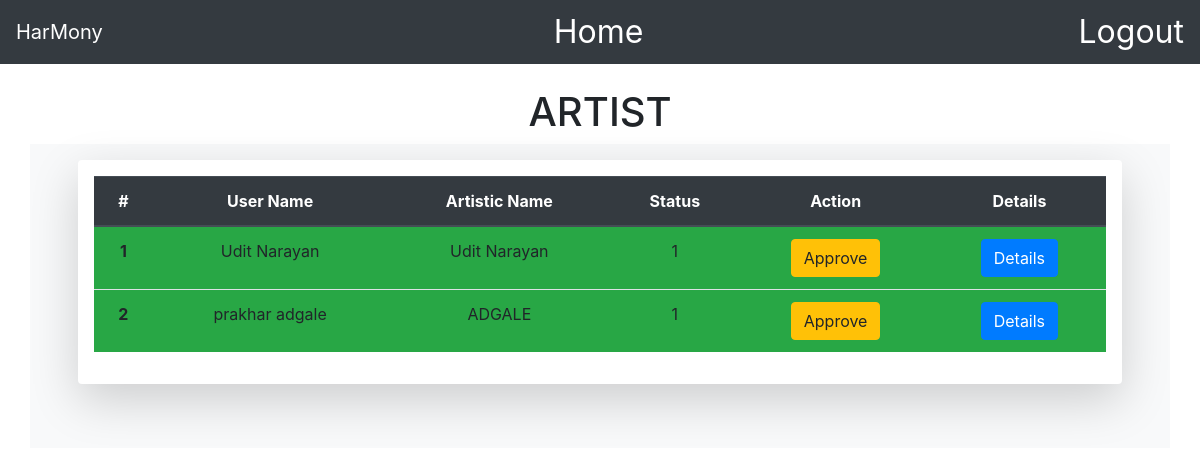
The page /sadmin/artistdash (signed in) on the database its author committed.
### music/models.py (models this page shows, shortened)
class Artist(models.Model):
    artistid = models.AutoField(primary_key=True)
    muser = models.ForeignKey( Muser,on_delete=models.CASCADE)
    artistname = models.CharField(max_length=50, default='artist',unique=False)
    songcount = models.IntegerField(default=0)
    age = models.IntegerField(default=0)
    fcount = models.IntegerField(default=0)
    songtype = models.ForeignKey(Songtype, on_delete=models.CASCADE)
    image = models.ImageField(upload_to='images/artist/',default='',blank=True, null=True)
    sampleaudio = models.FileField(upload_to='sample/',default='', blank=True, null=True)
    status = models.IntegerField(default=0) # (0-notapproved,1-approved)as artist
    def __str__(self):
        return self.artistname

class Muser(models.Model):
    user = models.ForeignKey( User,on_delete=models.CASCADE)
    contact = models.IntegerField(default=0)
    lcount = models.IntegerField(default=0)
    isadmin = models.IntegerField(default=0) #1-admin 0-user 2-artist
    image = models.ImageField(upload_to='images/user/',default='',blank=True, null=True)

### sadmin/views.py (the view)
# urls.py: path('artistdash',views.admindash,name='dash'),
def admindash(req):
    if not req.user.is_authenticated:
        return redirect('/music/login')
    else:
        artist = Artist.objects.all().order_by()[::-1]
        context = {'artists':artist}
        print(artist)
        return render(req, 'admindash.html', context)

### sadmin/templates/admindash.html (shortened to what this page needs)
<!doctype html>
<html lang="en">
  <head>
    <link rel="stylesheet" href="https://stackpath.bootstrapcdn.com/bootstrap/4.3.1/css/bootstrap.min.css">
  </head>
  <body>
    <nav class="navbar navbar-expand-lg navbar-light bg-dark justify-content-between"">
      <a class="navbar-brand" href="#" style="color:white;">HarMony<br>
      </a>
      <a style="font-size: xx-large; color: white;"
    href="/sadmin/"  >Home</a>
      <a style="font-size: xx-large; color: white;"
    href="/music/logout"  >Logout</a>
    </nav>
  <br />
<div class="container px-lg-5">
  <center><h1>ARTIST</h1></center>
  <div class="row mx-lg-n5">
    <div class="col py-3 px-lg-5  bg-light">
      <div class="shadow-lg p-3 mb-5 bg-white rounded" style="text-align: center;">
        <div class="table-responsive">
    <table class="table table-striped">
        <thead class="thead-dark">
          <tr>
            <th scope="col">#</th>
            <th scope="col">User Name</th>
            <th scope="col">Artistic Name</th>
            <th scope="col">Status</th>
            <th scope="col">Action</th>
            <th scope="col">Details</th>
          </tr>
        </thead>
        <tbody>
            {% for artist in artists %}
            {% if artist.status == -1 %}
            <tr class="bg-danger" style="color: rgb(255, 255, 255)" >
              <th scope="row">{{forloop.counter}}</th>
              <td>{{artist.muser.user.last_name}}</td>
              <td>{{artist.artistname}}</td>
              <td>{{artist.status}}</td>
              <td><button type="button" onclick="window.location.href='{% url 'artistDetails' artist.artistid %}'" class="btn btn-warning" >Approve</button></td>
              <td><button type="button" class="btn btn-primary" data-toggle="modal" data-target="#example{{forloop.counter}}">Details</button></td>
            </tr>
            {% elif artist.status == 1 %}
            <tr class="bg-success">
                <th scope="row">{{forloop.counter}}</th>
                <td>{{artist.muser.user.last_name}}</td>
                <td>{{artist.artistname}}</td>
                <td>{{artist.status}}</td>
                <td><button type="button" onclick="window.location.href='{% url 'artistDetails' artist.artistid %}'" class="btn btn-warning" >Approve</button></td>
                <td><button type="button" class="btn btn-primary" data-toggle="modal" data-target="#example{{forloop.counter}}">Details</button></td>
              </tr>
            {% endif %}
            {% endfor %}
          </tbody>
        </table>
      </div>
        </div>
        </div>
      </div>
      </div>
    </body>
  </html>

### rows shown on the page
Artist: muser.user.last_name "Udit Narayan", artistname "Udit Narayan", status "1"
Artist: muser.user.last_name "prakhar adgale", artistname "ADGALE", status "1"
